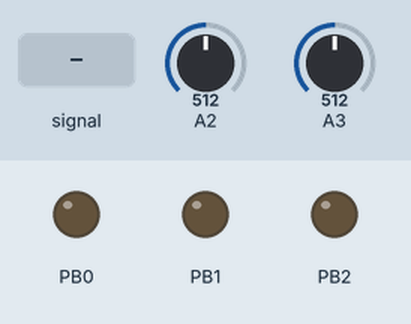
Bench run of a sketch on a simulated ATtiny85, built with avr-gcc and run on an emulated ATtiny85. On the bench: output pins drawn as LEDs (lit = HIGH). Dashed ring = blinking. The inputs (shaded band) are chosen by the test bench; at power-on: A2 = 512, A3 = 512.

Above: at 1.2 s.
1.3 s: A2 fed a 200 Hz sine of ±81 counts around its level
At 3.6 s:
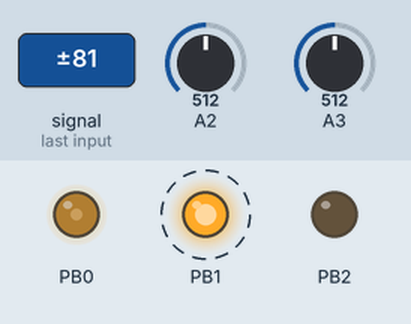
4.3 s: A2 set to 716
7.3 s: A3 set to 716
At 8.0 s:
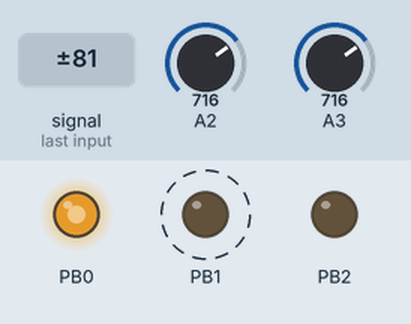
10.3 s: A2 set to 511
13.3 s: A3 set to 306
16.3 s: A3 set to 122
Timing chart, 0 to 66.8 s (numbered marks = the images above; inputs shaded):
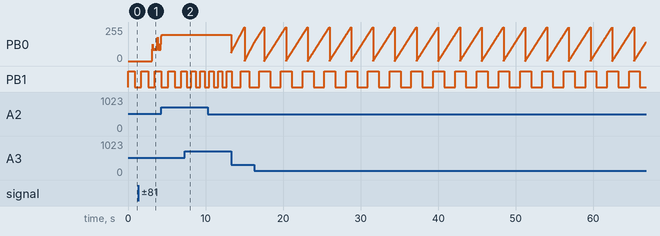

The sketch:

ATTiny85_LFO.ino
```cpp
/**
   ACS-85-0010
   ATTiny85  Selectable waveform LFO
   Select between triangle, ramp up ramp down and sine

   The square wave is just checking that OC0a is greater or less than 127.

   The remaining pin kinda shows an odd/even of the state. Useful for debugging.

   The values are being set in loop, so you can not assume that its working super
   precise.  Generally, I would sample things like the wave shape maybe once a second
   or so, but if we did that in this case, we might see staggers in the output.

   Notes:

   Im not getting fastpwm  the pwm is still 500hz?


   When using an arduino analog pin as a select input, you should use a linear pot.
   That way, if you are selecting between 4 states, like here, the range is evenly
   distributed.  Sometimes, you do not have that available.

   Not a problem.

   I find that mapping the analog to a small range like 0-3 does not work too well.
   First off, I map it to a bigger range and use if statements. So like 0-40 and check
   on divisors of 10.

   if you have a linear pot though, you need to tweek the values. MAP_VALUES_AS_LINEAR
   lets us define a different mapping.  Much better for this case.


   v 1.0 initial
   v 1.1 Added an average to the speed input.  Its not really too noticable when you
         are driving the pin with a pot...but with another analog input it has a little
         bit of a sample hold feel to it.

   Rob Stave (Rob the fiddler) ccby 2015
*/


//  ATTiny overview
//                        +-\/-+
//                 Reset 1|    |8  VCC
//  (pin3) Speed A3  PB3 2|    |7  PB2 (pin2) indicator
// (pin4) Select A2  PB4 3|    |6  PB1 (pin1) Digital Square out
//                   GND 4|    |5  PB0 (pin0) PWM LFO out
//                        ------


uint8_t  sine_wave[256] = {
  0x80, 0x83, 0x86, 0x89, 0x8C, 0x90, 0x93, 0x96,
  0x99, 0x9C, 0x9F, 0xA2, 0xA5, 0xA8, 0xAB, 0xAE,
  0xB1, 0xB3, 0xB6, 0xB9, 0xBC, 0xBF, 0xC1, 0xC4,
  0xC7, 0xC9, 0xCC, 0xCE, 0xD1, 0xD3, 0xD5, 0xD8,
  0xDA, 0xDC, 0xDE, 0xE0, 0xE2, 0xE4, 0xE6, 0xE8,
  0xEA, 0xEB, 0xED, 0xEF, 0xF0, 0xF1, 0xF3, 0xF4,
  0xF5, 0xF6, 0xF8, 0xF9, 0xFA, 0xFA, 0xFB, 0xFC,
  0xFD, 0xFD, 0xFE, 0xFE, 0xFE, 0xFF, 0xFF, 0xFF,
  0xFF, 0xFF, 0xFF, 0xFF, 0xFE, 0xFE, 0xFE, 0xFD,
  0xFD, 0xFC, 0xFB, 0xFA, 0xFA, 0xF9, 0xF8, 0xF6,
  0xF5, 0xF4, 0xF3, 0xF1, 0xF0, 0xEF, 0xED, 0xEB,
  0xEA, 0xE8, 0xE6, 0xE4, 0xE2, 0xE0, 0xDE, 0xDC,
  0xDA, 0xD8, 0xD5, 0xD3, 0xD1, 0xCE, 0xCC, 0xC9,
  0xC7, 0xC4, 0xC1, 0xBF, 0xBC, 0xB9, 0xB6, 0xB3,
  0xB1, 0xAE, 0xAB, 0xA8, 0xA5, 0xA2, 0x9F, 0x9C,
  0x99, 0x96, 0x93, 0x90, 0x8C, 0x89, 0x86, 0x83,
  0x80, 0x7D, 0x7A, 0x77, 0x74, 0x70, 0x6D, 0x6A,
  0x67, 0x64, 0x61, 0x5E, 0x5B, 0x58, 0x55, 0x52,
  0x4F, 0x4D, 0x4A, 0x47, 0x44, 0x41, 0x3F, 0x3C,
  0x39, 0x37, 0x34, 0x32, 0x2F, 0x2D, 0x2B, 0x28,
  0x26, 0x24, 0x22, 0x20, 0x1E, 0x1C, 0x1A, 0x18,
  0x16, 0x15, 0x13, 0x11, 0x10, 0x0F, 0x0D, 0x0C,
  0x0B, 0x0A, 0x08, 0x07, 0x06, 0x06, 0x05, 0x04,
  0x03, 0x03, 0x02, 0x02, 0x02, 0x01, 0x01, 0x01,
  0x01, 0x01, 0x01, 0x01, 0x02, 0x02, 0x02, 0x03,
  0x03, 0x04, 0x05, 0x06, 0x06, 0x07, 0x08, 0x0A,
  0x0B, 0x0C, 0x0D, 0x0F, 0x10, 0x11, 0x13, 0x15,
  0x16, 0x18, 0x1A, 0x1C, 0x1E, 0x20, 0x22, 0x24,
  0x26, 0x28, 0x2B, 0x2D, 0x2F, 0x32, 0x34, 0x37,
  0x39, 0x3C, 0x3F, 0x41, 0x44, 0x47, 0x4A, 0x4D,
  0x4F, 0x52, 0x55, 0x58, 0x5B, 0x5E, 0x61, 0x64,
  0x67, 0x6A, 0x6D, 0x70, 0x74, 0x77, 0x7A, 0x7D
};

int state = 0;

/**
   Set 1 for a linear pot and something else for other.
   Audio pots are a little different, so dividing the
   numbers have problems
*/
#define MAP_VALUES_AS_LINEAR 1

#if MAP_VALUES_AS_LINEAR == 1
#define STATE1 10
#define STATE2 20
#define STATE3 30
#define STATE4 40
#else
#define STATE1 10
#define STATE2 20
#define STATE3 30
#define STATE4 40
#endif

#define LFO_LOW 230
#define LFO_HIGH 20

//wavetable pointer
volatile uint8_t loopCount = 255;

//speed
volatile int oscFreq1 = 50;
volatile int oscCounter1 = 0;

// the setup function runs once when you press reset or power the board
void setup() {

  DDRB = B00000111;  //set output bits

  // initialize timer0
  noInterrupts();           // disable all interrupts

  // Timer 0, A side
  TCCR0A = _BV (WGM00) | _BV (WGM01) | _BV (COM0A1); // fast PWM, clear OC0A on compare
  TCCR0B = _BV (CS00);           // fast PWM, top at 0xFF, no prescaler

  // Initial value for our pulse width is 0
  OCR0A = 0x00;

  TCCR1 = 0;                  //stop the timer
  TCNT1 = 0;                  //zero the timer
  OCR1A = 100;                //set the compare value
  OCR1C = 100;

  TIMSK |= (1 << OCIE1A); //interrupt on Compare Match A  /works with timer

  TCCR1 = _BV(CTC1) | _BV(CS10) | _BV(CS11); // Start timer, ctc mode, prescaler clk/4

  interrupts();             // enable all interrupts
}


int dir = 1;

void doTriangle () {
  if (OCR0A >= 255 || OCR0A <= 0) {
    // Switch directon at top
    if (OCR0A == 255) {
      dir = -1;
    }  else { //
      dir = 1;
    }
  }
  OCR0A += dir;
}

void rampUp () {
  OCR0A += 1;
  if (OCR0A >= 256  ) {
    OCR0A = 0;
  }
}

void rampDown () {
  OCR0A -= 1;
  if ( OCR0A <= 0) {
    OCR0A = 255;
  }
}

void doSine() {
  OCR0A = sine_wave[loopCount];
}


ISR(TIMER1_COMPA_vect)          // timer compare interrupt service routine//1
{

  //Count up and toggle portB bits
  if (oscCounter1 > oscFreq1) {
    oscCounter1 = 0;

    loopCount++;
    if (loopCount > 255) {
      loopCount = 0;
    }

    //Squarewave output
    if (loopCount > 127) {
      PORTB &= B11111101;
    } else {
      PORTB |= B00000010;
    }


    //Figure out what the state is and display the
    //LFO output

    if (state <= STATE1) {
      doTriangle();
    } else if (state <= STATE2) {
      rampUp();
    } else if (state <= STATE3) {
      rampDown();
    } else if (state <= STATE4) {
      doSine();
    }
  }

  oscCounter1++;

}


//**
//   not super useful..just show an odd/even bit on PB2
//*/
//void showState () {
//  if (state <= STATE1) {
//    PORTB |= B00000100;
//  } else if (state <= STATE2) {
//    PORTB &= B11111011;
//  } else if (state <= STATE3) {
//    PORTB |= B00000100;
//  } else if (state <= STATE4) {
//    PORTB &= B11111011;
//  }
//}


void loop() {

  //We are going to average the value here so its a tad smoother
  int f1Sample[4] = {0, 0, 0, 0};
  byte counter = 0;
  while (true) {
    //Average the samples.
    f1Sample[counter] = analogRead(A3);
    int speed_read = (f1Sample[0] + f1Sample[1] + f1Sample[2] + f1Sample[3]) >> 2;
    oscFreq1 = map(speed_read, 0, 1023, LFO_LOW,  LFO_HIGH);

    int shape_read = analogRead(A2);
    state = map(shape_read, 0, 1023, 0,  40);

    //Increment speed sample pointer
    counter++;
    if (counter > 3) {
      counter = 0;
    }

//    showState();
  }

}
```

Measured:
- after the input at 7.3 s, PB0: stays 196/255 (without the input it goes to 128/255 after 3.0 s)
- after the input at 10.3 s, PB0: 196/255 → 61/255 after 3.0 s
- by itself, PB1: alternates HIGH for 1.4 s and LOW for 1.4 s
